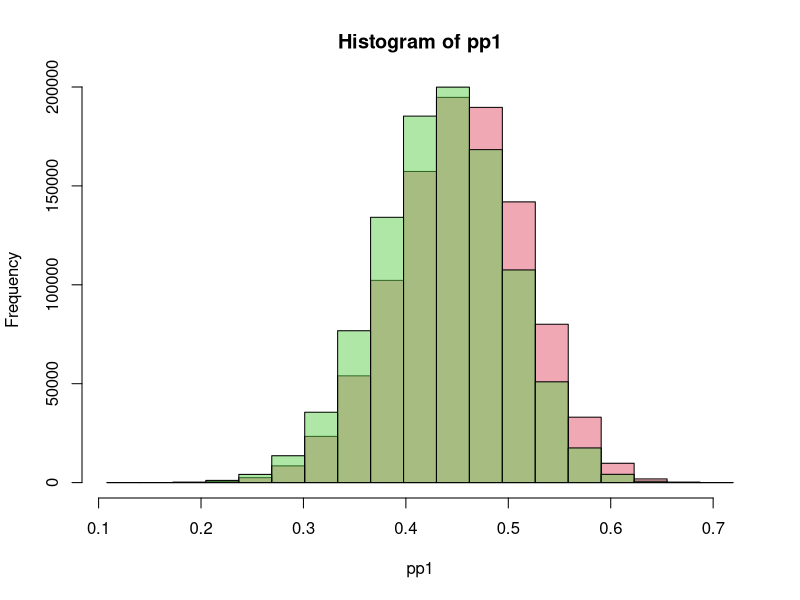
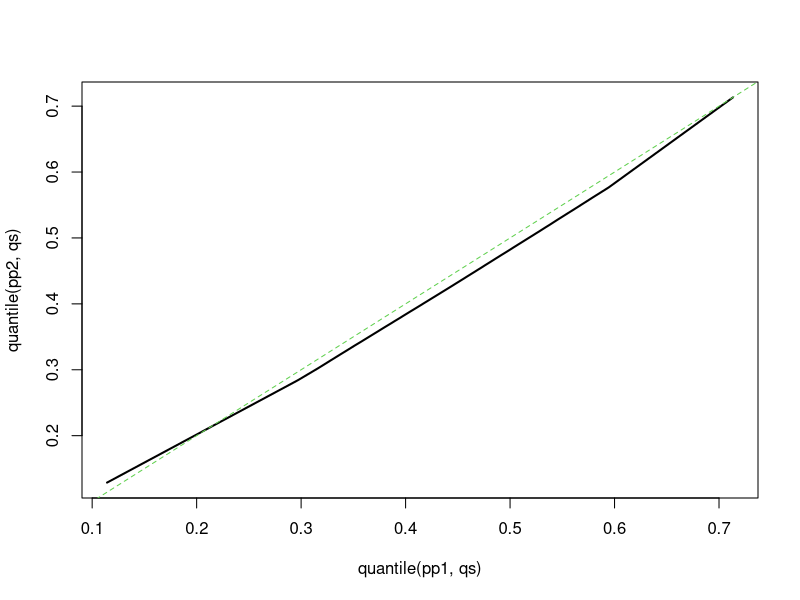

Recreate these plots in R, in order.
x <- matrix(rbinom(4, 100, rbeta(4, 3, 3)), 2, 2)
n <- 1E6
pp1 <- rbeta(n, 1 + x[1,1], 1 + x[1,2]) - rbeta(n, 1 + x[2,1], 1 + x[2,2])
pp2 <- rbeta(n, 1 + x[1,1], 1 + x[2,1]) - rbeta(n, 1 + x[1,2], 1 + x[2,2])
both <- c(pp1, pp2)
breaks <- seq(from = min(both) - diff(range(both)) / 100, to =  max(both) + diff(range(both)) / 100, length.out = 20)

hist(pp1, col = adjustcolor(2,0.5), breaks = breaks)
hist(pp2, col = adjustcolor(3,0.5), breaks = breaks, add = T)


mean(pp1)
mean(pp2)
mean(pp1 > 0)
mean(pp2 > 0)

qs <- 0:100 / 100
plot(quantile(pp1, qs), quantile(pp2, qs), type = "l", lwd = 2)
abline(0,1,col = 3, lty = 2)
